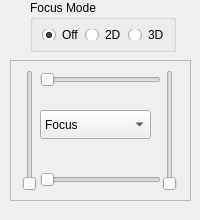
  <widget class="QDockWidget" name="focusDockWidget" >
   <property name="sizePolicy" >
    <sizepolicy vsizetype="Preferred" hsizetype="Maximum" >
     <horstretch>0</horstretch>
     <verstretch>0</verstretch>
    </sizepolicy>
   </property>
   <property name="minimumSize" >
    <size>
     <width>200</width>
     <height>220</height>
    </size>
   </property>
   <property name="allowedAreas" >
    <set>Qt::LeftDockWidgetArea|Qt::RightDockWidgetArea</set>
   </property>
   <property name="windowTitle" >
    <string>Stylized Focus</string>
   </property>
   <attribute name="dockWidgetArea" >
    <number>2</number>
   </attribute>
   <widget class="QWidget" name="dockWidgetContents_5" >
    <widget class="QGroupBox" name="groupBox" >
     <property name="geometry" >
      <rect>
       <x>30</x>
       <y>0</y>
       <width>146</width>
       <height>52</height>
      </rect>
     </property>
     <property name="title" >
      <string>Focus Mode</string>
     </property>
     <layout class="QHBoxLayout" >
      <property name="spacing" >
       <number>6</number>
      </property>
      <property name="margin" >
       <number>9</number>
      </property>
      <item>
       <widget class="QRadioButton" name="focusOffButton" >
        <property name="text" >
         <string>Off</string>
        </property>
        <property name="checked" >
         <bool>true</bool>
        </property>
       </widget>
      </item>
      <item>
       <widget class="QRadioButton" name="focus2DButton" >
        <property name="text" >
         <string>2D</string>
        </property>
       </widget>
      </item>
      <item>
       <widget class="QRadioButton" name="focus3DButton" >
        <property name="text" >
         <string>3D</string>
        </property>
       </widget>
      </item>
     </layout>
    </widget>
    <widget class="QFrame" name="frame" >
     <property name="geometry" >
      <rect>
       <x>10</x>
       <y>60</y>
       <width>181</width>
       <height>141</height>
      </rect>
     </property>
     <property name="frameShape" >
      <enum>QFrame::StyledPanel</enum>
     </property>
     <property name="frameShadow" >
      <enum>QFrame::Raised</enum>
     </property>
     <widget class="QSlider" name="v1Slider" >
      <property name="geometry" >
       <rect>
        <x>10</x>
        <y>10</y>
        <width>20</width>
        <height>121</height>
       </rect>
      </property>
      <property name="maximum" >
       <number>100</number>
      </property>
      <property name="singleStep" >
       <number>1</number>
      </property>
      <property name="orientation" >
       <enum>Qt::Vertical</enum>
      </property>
     </widget>
     <widget class="QComboBox" name="transferComboBox" >
      <property name="geometry" >
       <rect>
        <x>30</x>
        <y>50</y>
        <width>111</width>
        <height>29</height>
       </rect>
      </property>
      <item>
       <property name="text" >
        <string>Focus</string>
       </property>
      </item>
      <item>
       <property name="text" >
        <string>Line Opacity</string>
       </property>
      </item>
      <item>
       <property name="text" >
        <string>Line Texture</string>
       </property>
      </item>
      <item>
       <property name="text" >
        <string>Line Width</string>
       </property>
      </item>
      <item>
       <property name="text" >
        <string>Line Overshoot</string>
       </property>
      </item>
      <item>
       <property name="text" >
        <string>Color Fade</string>
       </property>
      </item>
      <item>
       <property name="text" >
        <string>Color Desat.</string>
       </property>
      </item>
      <item>
       <property name="text" >
        <string>Color Blur</string>
       </property>
      </item>
      <item>
       <property name="text" >
        <string>Priority Width</string>
       </property>
      </item>
      <item>
       <property name="text" >
        <string>Priority Count</string>
       </property>
      </item>
      <item>
       <property name="text" >
        <string>Paper Params</string>
       </property>
      </item>
      <item>
       <property name="text" >
        <string>SC Threshold</string>
       </property>
      </item>
      <item>
       <property name="text" >
        <string>RV Threshold</string>
       </property>
      </item>
     </widget>
     <widget class="QSlider" name="v2Slider" >
      <property name="geometry" >
       <rect>
        <x>150</x>
        <y>10</y>
        <width>20</width>
        <height>121</height>
       </rect>
      </property>
      <property name="maximum" >
       <number>100</number>
      </property>
      <property name="singleStep" >
       <number>1</number>
      </property>
      <property name="pageStep" >
       <number>10</number>
      </property>
      <property name="orientation" >
       <enum>Qt::Vertical</enum>
      </property>
     </widget>
     <widget class="QSlider" name="nearSlider" >
      <property name="geometry" >
       <rect>
        <x>30</x>
        <y>110</y>
        <width>121</width>
        <height>20</height>
       </rect>
      </property>
      <property name="maximum" >
       <number>100</number>
      </property>
      <property name="singleStep" >
       <number>1</number>
      </property>
      <property name="orientation" >
       <enum>Qt::Horizontal</enum>
      </property>
     </widget>
     <widget class="QSlider" name="farSlider" >
      <property name="geometry" >
       <rect>
        <x>30</x>
        <y>10</y>
        <width>121</width>
        <height>20</height>
       </rect>
      </property>
      <property name="maximum" >
       <number>100</number>
      </property>
      <property name="singleStep" >
       <number>1</number>
      </property>
      <property name="orientation" >
       <enum>Qt::Horizontal</enum>
      </property>
     </widget>
    </widget>
    <widget class="QDoubleSpinBox" name="cameraInterpSpeedBox" >
     <property name="geometry" >
      <rect>
       <x>110</x>
       <y>220</y>
       <width>62</width>
       <height>22</height>
      </rect>
     </property>
     <property name="singleStep" >
      <double>0.050000000000000</double>
     </property>
     <property name="value" >
      <double>1.000000000000000</double>
     </property>
    </widget>
    <widget class="QLabel" name="label" >
     <property name="geometry" >
      <rect>
       <x>10</x>
       <y>220</y>
       <width>95</width>
       <height>16</height>
      </rect>
     </property>
     <property name="text" >
      <string>Cam. Interp. Speed</string>
     </property>
    </widget>
   </widget>
  </widget>
